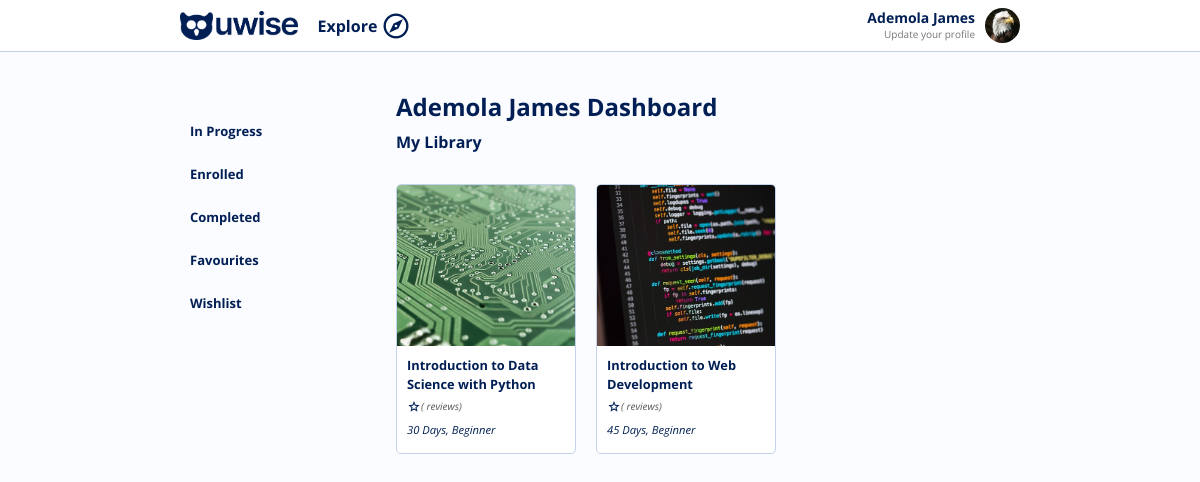
Screenshot of /dashboard (signed in) with the database file from the repository.
### authAPI/models.py (models this page shows, shortened)
class User(AbstractUser):
    email = models.EmailField(max_length=100, unique=True)
    username = models.CharField(max_length=100, unique=True, null=True, blank=True)
    first_name = models.CharField(max_length=100, null=False, blank=False)
    last_name = models.CharField(max_length=100, null=False, blank=False)
    gender = models.CharField(max_length=20, default='', null=True, blank=True)
    phone = models.CharField(max_length=15, default='', null=True, blank=True)
    age = models.IntegerField(null=True, blank=True)
    state = models.CharField(max_length=100, default='', null=True, blank=True)
    marital_status = models.CharField(max_length=20, default='', null=True, blank=True)
    country = models.CharField(max_length=100, default='', blank=True)
    address = models.CharField(max_length=100, default='', blank=True)
    city = models.CharField(max_length=100, default='', blank=True)
    postal_code = models.CharField(max_length=10, default='', blank=True)
    image = models.ImageField(upload_to='users', null=True, blank=True)
    current_work_field = models.CharField(max_length=100, default='', blank=True)
    desired_work_field = models.CharField(max_length=100, default='', blank=True)
    current_job_title = models.CharField(max_length=100, default='', blank=True)
    desired_job_title = models.CharField(max_length=100, default='', blank=True)
    academic_level = models.CharField(max_length=100, default='', blank=True)
    years_of_experience = models.IntegerField(null=True, blank=True)
    bio = models.TextField(max_length=2000, default='', null=True, blank=True)
    organization = models.CharField(max_length=100, default='', null=True, blank=True)
    USERNAME_FIELD = 'email'
    REQUIRED_FIELDS = [
        'first_name',
        'last_name',
    ]
    objects = CustomUserManager()
    '''
    Generate username from user provided email
    '''

### courseAPI/models.py (models this page shows, shortened)
class UserCourse(models.Model):
    user = models.ForeignKey(User, on_delete=models.CASCADE, related_name='course_owner', null=False, blank=False)
    course = models.ForeignKey(Course, on_delete=models.CASCADE, related_name='course')
    date = models.DateTimeField(auto_now_add=True)
    class Meta:
        unique_together = ('user', 'course')

class Course(models.Model):
    title = models.CharField(max_length=200, null=False, blank=False)
    excerpt = models.TextField(null=False, blank=False)
    description = models.TextField(blank=False, null=False)
    welcome_note = models.TextField(blank=True, null=True)
    intro_video = models.URLField(blank=True, null=True)
    community_link1 = models.URLField(blank=True, null=True)
    community_link2 = models.URLField(blank=True, null=True)
    duration = models.IntegerField(blank=False, null=False)
    image = models.ImageField(upload_to='courses', null=False, blank=False)
    image_link = models.URLField(null=True, blank=True)
    field = models.ForeignKey('Field', on_delete=models.CASCADE)
    price = models.DecimalField(max_digits=9, decimal_places=2, null=False, blank=False)
    class_interval = models.IntegerField(blank=False, null=False)
    language = models.CharField(max_length=200, null=True, blank=True)
    organization = models.ForeignKey(Organization, on_delete=models.SET_NULL, swappable=True, null=True, blank=True)
    level = models.ForeignKey('CourseLevel', on_delete=models.SET_NULL, null=True, blank=True,
                              related_name='course_level')
    skills = models.TextField(null=True, blank=True)
    tags = models.CharField(max_length=200, null=True, blank=True)
    objectives = models.TextField(blank=True, null=True)
    next_start_date = models.DateTimeField(null=True, blank=True)
    is_active = models.BooleanField(default=True)
    date_created = models.DateTimeField(auto_now=True)
    class Meta:
        ordering = ('-date_created', 'is_active', 'next_start_date')

class CourseLevel(models.Model):
    title = models.CharField(max_length=50, null=False, blank=False)
    description = models.CharField(max_length=200, null=True, blank=True)
    is_active = models.BooleanField(default=True)
    date = models.DateField(auto_now=True)
    class Meta:
        ordering = ('-date',)
    def __str__(self):
        return self.title

### web/views.py (the view)
# urls.py: path('dashboard', view=DashboardView.as_view(), name='dashboard'),
class DashboardView(BaseView):
    template_name = 'dashboard.html'
    def get(self, request, *args, **kwargs):
        if not request.user.is_authenticated:
            return redirect('login')
        q = request.GET.get('q')
        fields = courseAPI.models.Field.objects.all()
        courses = courseAPI.models.UserCourse.objects.filter(user=request.user).all()
        data = self.get_context_data()
        data['q'] = q
        data['courses'] = courses
        data['page'] = 'explore'
        context = {'data': data}
        return render(request, self.template_name, context)

### courseAPI/models.py (called while the page is built)
    def __str__(self):
        return self.title

### web/models.py (called while the page is built)
    def __str__(self):
        return self.url_name

### web/templates/dashboard.html (shortened to what this page needs)
{% extends 'partials/base.html' %}
{% load static %}
{% block content %}
    <div class="content">
        <div class="courses-content">
            <nav class="filters">
                <div class="filter-items">
                    <br>
                    <div class="filter-item-group">
                        <a class="filter-item" href="{% url 'dashboard' %}#">In Progress</a>
                        <a class="filter-item" href="{% url 'dashboard' %}#">Enrolled</a>
                        <a class="filter-item" href="{% url 'dashboard' %}#">Completed</a>
                        <a class="filter-item" href="{% url 'dashboard' %}#">Favourites</a>
                        <a class="filter-item" href="{% url 'dashboard' %}#">Wishlist</a>
                    </div>
                </div>
            </nav>
            <article class="course-list">
                <h2>{{ request.user.get_full_name }} Dashboard</h2>
                <h3>
                    {% if data.q is None %} My Library {% else %} {{ data.q }} {% endif %}
                </h3> <br>
                <div class="course-grid">
                    {% for course in data.courses %}
                        {% include 'widgets/user_course_card.html' with course=course.course %}
                    {% endfor %}
                </div>
            </article>
        </div>
    </div>
{% endblock %}

### web/templates/partials/header.html (shortened to what this page needs)
{% load  static %}
<div id="header-nav" class="header-nav">
    <div class="header-nav-content">
        <div class="header-nav-left">
            <a href="{% url 'home' %}"><img class="logo" src="{% static 'images/uwise.png' %}" alt="Uwise Logo"></a>
            {% if data.page is not 'enroll' %}
                <div class="explore"><a href="{% url 'explore' %}">Explore</a>&nbsp;<span onclick=showMegaMenu() style="cursor:pointer; font-size:30px;" class="material-symbols-outlined">explore</span></div>
            {% endif %}
        </div>
        <div class="header-nav-right">
            {% if user.is_authenticated %}
                <div class="header-profile">
                    <div class="header-profile-details">
                        <b>{{ user.get_full_name | title }}</b>
                        {% if user.current_job_title == '' %} <a href="">Update your profile</a> {% else %} <a href="">{{ user.current_job_title }}</a> {% endif %}
                    </div>
                    <div class="header-profile-image">
                        {% if user.image == '' or user.image is None %}
                            <img src="{% static 'images/profile.png' %}" alt="{{user.get_full_name}}">
                        {% else %}
                            <img src="{{ user.image.url }}" alt="{{user.get_full_name}}">
                        {% endif %}
                    </div>
                </div>
            {% endif %}
        </div>
    </div>
</div>

### web/templates/widgets/user_course_card.html (shortened to what this page needs)
<a href="{% url 'learn' course.id %}/info" class="course-card">
    <div class="course-image">
        {% if course.image_link is not None %}
            <img src="{{course.image_link}}" alt="">
        {% else %}
            <img src="{{course.image.url}}" alt="">
        {% endif %}
    </div>
    <div class="course-details">
        <strong class="course-title">{{course.title}}</strong>
        <div class="course-details-bottom">
            <p class="rating"><span class="material-symbols-outlined rating-star">star</span> {{ course.rating }}  ({{ course.rating_count }} reviews)</p>
            <i class="course-duration">{{course.duration}} Days, {{course.level}}</i>
        </div>
    </div>
</a>

### web/static/css/web.css (style rules this page uses)
html { scroll-behavior: smooth; transition: .5s ease-in-out; }
body { font-family: 'Open Sans', sans-serif; margin: 0; padding: 0; background: #fafcff; }
h3 { margin: 10px 0; font-size: 1em; color: #011F55; line-height: 1.2em; }
h2 { margin: 0; font-size: 1.5em; color: #011F55; }
p { margin: 0; color: #555; font-size: 13px; line-height: 20px; }
.header-nav { background: #ffffff; color: #011F55; padding: 8px 0; font-size: 14px; border-bottom: 1px solid #c3d3ec; }
.header-nav-content { display: flex; flex-direction: row; justify-content: space-between; width: 70%; margin: auto; }
.header-nav-left { align-items: center; display: flex; }
.header-nav-left a .logo { max-height: 30px; margin-right: 20px; }
.header-nav-left a { text-decoration: none; color: #011F55; font-size: 16px; font-weight: bold; display: flex; align-items: center; }
.header-nav-right { align-items: center; display: flex; flex-direction: row; gap: 10px; justify-content: space-between; text-align: right; }
.content { width: 70%; margin: auto; }
.course-card { flex: 0 0 auto; text-decoration: none; width: 180px; height: 270px; border-radius: 5px; overflow: hidden; box-sizing: border-box; background: #fff; border: 1px solid #c3d3ec; cursor: pointer; color: #011F55; }
.course-image { height: 60%; }
.course-image img { width: 100%; min-height: 100%; object-fit: cover; }
.course-details { padding: 10px; height: 30%; display: flex; flex-direction: column; justify-content: space-between; }
.course-details i { font-size: .7em; }
.course-details strong { font-size: .8em; line-height: 1.5em; }

### web/templates/widgets/user_course_card.html (style rules this page uses)
.course-details-bottom { height: 40px; line-height: 25px; }
.course-details-bottom p { font-style: italic; }
.course-details p { display: flex; flex-direction: row; align-items: center; }
.rating { font-size: 10px; }
.rating-star { font-size: 14px; color: #011F55; }

### rows the page displays
User: get_full_name "Ademola James", image (picture), user.get_full_name "Ademola James"
UserCourse: image (picture), title "Introduction to Data Science with Python", duration "30", level "Beginner"
UserCourse: image (picture), title "Introduction to Web Development", duration "45", level "Beginner"
